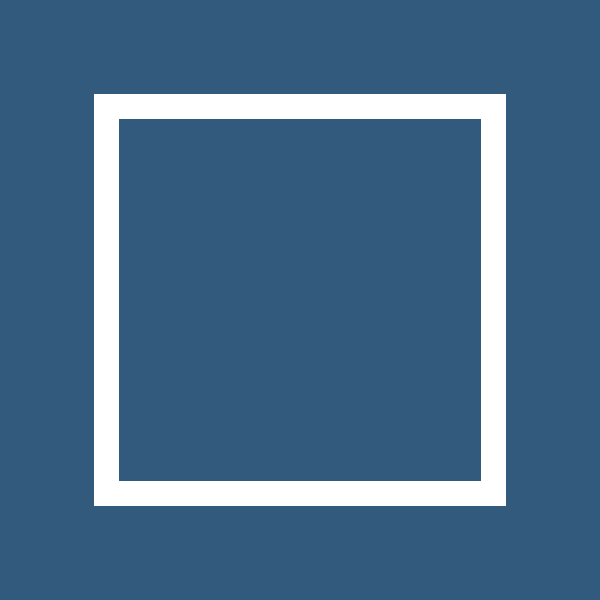
Frame 1 (no input)
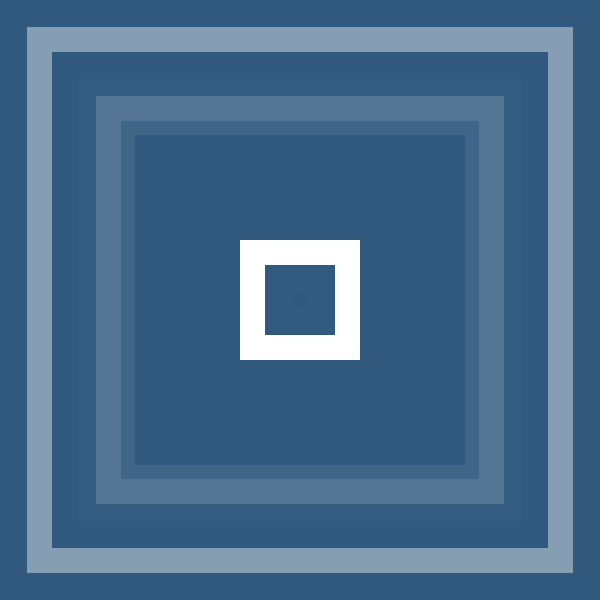
Frame 60 (the mouse pressed at the canvas centre just before this capture)
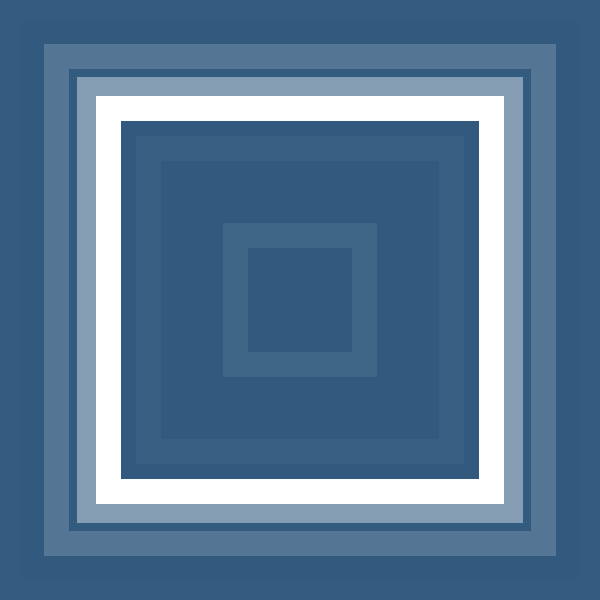
Frame 120 (the mouse held since frame 60 and released just before this capture)

The Processing sketch that drew these frames (run headless with seeded random() and noise(); from frame 60 on, the mouse is pressed at the canvas centre):

// Processing sketch: processing_143065
// ── processing_143065.pde

void setup()
{
  size(600, 600);
  background(#325A7D);
  frameRate(10);
}
 
void draw()
{
  noStroke();
  fill(#325A7D,150);
  rectMode(LEFT); // draws the rect from the center
  rect(0,0,width,height);
   
  // random number for a for the width
  float a=random(width);
     
  stroke(255);
  strokeWeight(25);
  noFill();
  rectMode(CENTER); // draws the rect from the center
  rect(width/2,height/2,a,a);
}
